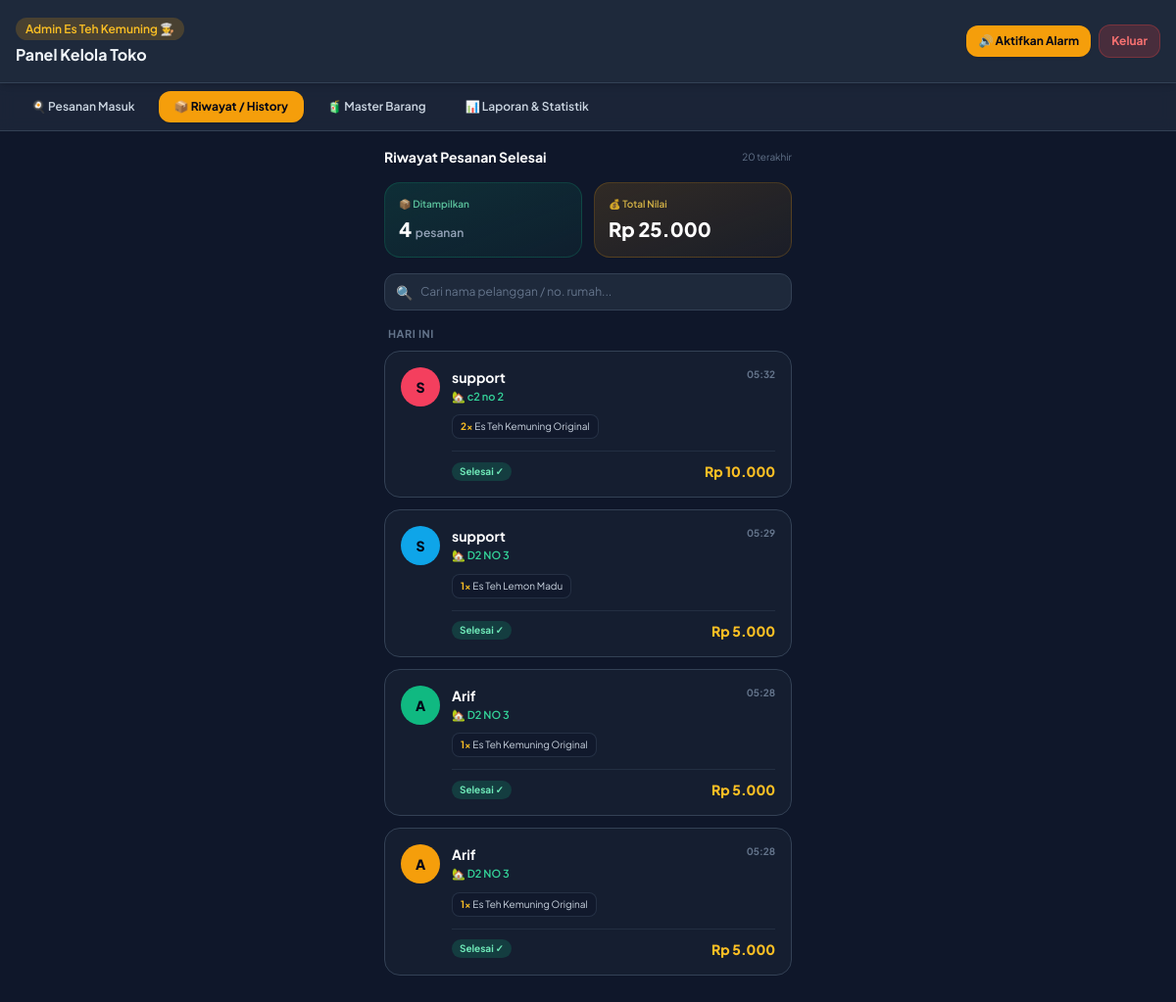
The page /admin.php?tab=history (signed in) on the database its author committed.
### tables this page shows
CREATE TABLE pesanan (
    id INTEGER PRIMARY KEY AUTOINCREMENT,
    nama_pembeli TEXT,
    no_rumah TEXT,
    no_hp TEXT,
    total INTEGER,
    status TEXT DEFAULT 'Pending',
    waktu DATETIME DEFAULT CURRENT_TIMESTAMP
, catatan TEXT);

CREATE TABLE detail_pesanan (
    id INTEGER PRIMARY KEY AUTOINCREMENT,
    pesanan_id INTEGER,
    nama_menu TEXT,
    jumlah INTEGER,
    subtotal INTEGER
);

### admin.php (the view, shortened to what this page needs)
<?php
include 'koneksi.php';
$tab = isset($_GET['tab']) ? $_GET['tab'] : 'pesanan';
?>
<!DOCTYPE html>
<html lang="id">
<head>
    <script src="https://cdn.tailwindcss.com"></script>
</head>
<body class="bg-slate-900 text-slate-100 pb-24">
    <header class="bg-slate-800 p-4 border-b border-slate-700 sticky top-0 z-20 flex justify-between items-center shadow-md">
        <div>
            <span class="text-xs bg-amber-500/20 text-amber-400 px-2.5 py-1 rounded-full font-semibold">Admin Es Teh Kemuning 👨‍🍳</span>
            <h1 class="text-base font-bold mt-1">Panel Kelola Toko</h1>
        </div>
        <div class="flex items-center gap-2">
            <button onclick="aktifkanAudio()" id="btn-audio" class="bg-amber-500 hover:bg-amber-600 text-slate-950 text-xs font-bold px-3 py-2 rounded-xl shadow transition animate-bounce cursor-pointer">
                🔊 Aktifkan Alarm
            </button>
            <a href="logout.php" onclick="sessionStorage.clear()" class="bg-red-500/20 text-red-400 border border-red-500/30 text-xs font-bold px-3 py-2 rounded-xl">Keluar</a>
        </div>
    </header>
    <nav class="bg-slate-800/80 backdrop-blur px-4 py-2 border-b border-slate-700 flex gap-2 overflow-x-auto text-xs font-semibold">
        <a href="admin.php?tab=pesanan" class="px-4 py-2 rounded-xl whitespace-nowrap transition <?= $tab=='pesanan' ? 'bg-amber-500 text-slate-950 font-bold shadow' : 'text-slate-300 hover:bg-slate-700' ?>">🍳 Pesanan Masuk</a>
        <a href="admin.php?tab=history" class="px-4 py-2 rounded-xl whitespace-nowrap transition <?= $tab=='history' ? 'bg-amber-500 text-slate-950 font-bold shadow' : 'text-slate-300 hover:bg-slate-700' ?>">📦 Riwayat / History</a>
        <a href="admin.php?tab=produk" class="px-4 py-2 rounded-xl whitespace-nowrap transition <?= $tab=='produk' ? 'bg-amber-500 text-slate-950 font-bold shadow' : 'text-slate-300 hover:bg-slate-700' ?>">🧃 Master Barang</a>
        <a href="admin.php?tab=laporan" class="px-4 py-2 rounded-xl whitespace-nowrap transition <?= $tab=='laporan' ? 'bg-amber-500 text-slate-950 font-bold shadow' : 'text-slate-300 hover:bg-slate-700' ?>">📊 Laporan & Statistik</a>
    </nav>
    <main class="p-4 max-w-md mx-auto">
        <?php if ($tab == 'pesanan'): ?>
            <div class="space-y-4" id="list-pesanan">
            </div>
        <?php elseif ($tab == 'history'): ?>
            <div class="space-y-4">
                <div class="flex items-center justify-between mb-1">
                    <h2 class="text-sm font-bold text-white">Riwayat Pesanan Selesai</h2>
                    <span class="text-[10px] text-slate-500">20 terakhir</span>
                </div>
                <?php
                $selesaiList = [];
                if (!isset($pdo) || !($pdo instanceof PDO)) {
                    echo '<div class="bg-red-500/10 border border-red-500/30 text-red-300 text-xs p-3 rounded-xl mb-3">Koneksi database ($pdo) tidak tersedia.</div>';
                } else {
                    try {
                        $stmt = $pdo->query("SELECT * FROM pesanan WHERE status = 'Selesai' ORDER BY id DESC LIMIT 20");
                        $selesaiList = $stmt->fetchAll(PDO::FETCH_ASSOC);
                    } catch (\Throwable $e) {
                        echo '<div class="bg-red-500/10 border border-red-500/30 text-red-300 text-xs p-3 rounded-xl mb-3">Gagal mengambil data riwayat: ' . htmlspecialchars($e->getMessage()) . '</div>';
                    }
                }
                function labelTanggalHistory($waktu) {
                    $ts = strtotime($waktu);
                    $tglData = date('Y-m-d', $ts);
                    if ($tglData === date('Y-m-d')) return 'Hari Ini';
                    $hari = ['Minggu', 'Senin', 'Selasa', 'Rabu', 'Kamis', 'Jumat', 'Sabtu'];
                    $bulan = ['', 'Jan', 'Feb', 'Mar', 'Apr', 'Mei', 'Jun', 'Jul', 'Agu', 'Sep', 'Okt', 'Nov', 'Des'];
                    return $hari[date('w', $ts)] . ', ' . date('j', $ts) . ' ' . $bulan[(int) date('n', $ts)] . ' ' . date('Y', $ts);
                }
                $warnaAvatar = ['bg-amber-500', 'bg-emerald-500', 'bg-sky-500', 'bg-rose-500', 'bg-violet-500', 'bg-teal-500'];
                if (empty($selesaiList)) {
                    echo '<div class="text-center py-20 text-slate-500"><p class="text-4xl mb-3">📦</p><p class="font-semibold text-slate-400">Belum ada riwayat pesanan selesai</p><p class="text-xs mt-1">Pesanan yang sudah diselesaikan akan muncul di sini.</p></div>';
                } else {
                    $grouped = [];
                    foreach ($selesaiList as $p) {
                        $grouped[labelTanggalHistory($p['waktu'] ?? null)][] = $p;
                    }
                    ?>
                    <div class="grid grid-cols-2 gap-3">
                        <div class="bg-gradient-to-br from-emerald-500/15 to-emerald-500/5 border border-emerald-500/20 p-3.5 rounded-2xl">
                            <p class="text-[10px] text-emerald-300/80 font-semibold">📦 Ditampilkan</p>
                            <p class="text-xl font-extrabold text-white mt-1"><?= count($selesaiList) ?> <span class="text-xs font-semibold text-slate-400">pesanan</span></p>
                        </div>
                        <div class="bg-gradient-to-br from-amber-500/15 to-amber-500/5 border border-amber-500/20 p-3.5 rounded-2xl">
                            <p class="text-[10px] text-amber-300/80 font-semibold">💰 Total Nilai</p>
                            <p class="text-xl font-extrabold text-white mt-1">Rp <?= number_format(array_sum(array_column($selesaiList, 'total')), 0, ',', '.') ?></p>
                        </div>
                    </div>
                    <div class="relative">
                        <span class="absolute left-3 top-1/2 -translate-y-1/2 text-slate-500 text-sm pointer-events-none">🔍</span>
                        <input type="text" id="cariHistory" oninput="filterHistory()" placeholder="Cari nama pelanggan / no. rumah..." class="w-full bg-slate-800 border border-slate-700 rounded-xl pl-9 pr-3 py-2.5 text-xs text-white placeholder-slate-500 focus:outline-none focus:border-amber-500 transition">
                    </div>
                    <div id="wadah-history" class="space-y-5">
                        <?php foreach ($grouped as $labelGrup => $itemGrup): ?>
                            <div data-grup>
                                <p class="text-[11px] font-bold text-slate-500 uppercase tracking-wider mb-2 px-1"><?= htmlspecialchars($labelGrup) ?></p>
                                <div class="space-y-3">
                                    <?php foreach ($itemGrup as $p):
                                        $details = [];
                                        try {
                                            $detailStmt = $pdo->prepare("SELECT * FROM detail_pesanan WHERE pesanan_id = ?");
                                            $detailStmt->execute([$p['id']]);
                                            $details = $detailStmt->fetchAll(PDO::FETCH_ASSOC);
                                        } catch (\Throwable $e) {}
                                        $inisial = strtoupper(substr(trim($p['nama_pembeli'] ?? '?'), 0, 1) ?: '?');
                                        $warna = $warnaAvatar[($p['id'] ?? 0) % count($warnaAvatar)];
                                        $namaCari = strtolower(($p['nama_pembeli'] ?? '') . ' ' . ($p['no_rumah'] ?? ''));
                                    ?>
                                    <div class="kartu-history border border-slate-700 bg-slate-800/40 hover:bg-slate-800/70 hover:border-slate-600 p-4 rounded-2xl transition-all" data-nama="<?= htmlspecialchars($namaCari) ?>">
                                        <div class="flex items-start gap-3">
                                            <div class="w-10 h-10 rounded-full <?= $warna ?> flex items-center justify-center font-extrabold text-slate-950 text-sm shrink-0">
                                                <?= htmlspecialchars($inisial) ?>
                                            </div>
                                            <div class="flex-1 min-w-0">
                                                <div class="flex justify-between items-start gap-2">
                                                    <div class="min-w-0">
                                                        <h3 class="font-bold text-sm text-white truncate"><?= htmlspecialchars($p['nama_pembeli'] ?? '-') ?></h3>
                                                        <p class="text-[11px] text-emerald-400 font-semibold mt-0.5 truncate">
                                                            🏡 <?= htmlspecialchars($p['no_rumah'] ?? '-') ?>
                                                        </p>
                                                    </div>
                                                    <span class="text-[10px] font-bold text-slate-500 shrink-0"><?= htmlspecialchars(date('H:i', strtotime($p['waktu'] ?? 'now'))) ?></span>
                                                </div>
                                                <div class="flex flex-wrap gap-1.5 mt-2.5">
                                                    <?php foreach ($details as $d): ?>
                                                        <span class="bg-slate-900/60 border border-slate-700/60 text-[10px] text-slate-300 px-2 py-1 rounded-lg">
                                                            <span class="text-amber-400 font-bold"><?= $d['jumlah'] ?? 0 ?>×</span> <?= htmlspecialchars($d['nama_menu'] ?? '-') ?>
                                                        </span>
                                                    <?php endforeach; ?>
                                                </div>
                                                <div class="flex justify-between items-center mt-3 pt-2.5 border-t border-slate-700/50">
                                                    <span class="text-[10px] font-bold px-2 py-0.5 rounded-full bg-emerald-500/20 text-emerald-300">Selesai ✓</span>
                                                    <span class="text-sm font-extrabold text-amber-400">Rp <?= number_format($p['total'] ?? 0, 0, ',', '.') ?></span>
                                                </div>
                                            </div>
                                        </div>
                                    </div>
                                    <?php endforeach; ?>
                                </div>
                            </div>
                        <?php endforeach; ?>
                    </div>
                <?php } ?>
            </div>
        <?php endif; ?>
    </main>
</body>
</html>

### admin.php (style rules this page uses)
body { font-family: 'Plus Jakarta Sans', sans-serif; }

### rows shown on the page
pesanan: nama_pembeli "S", nama_pembeli "support", no_rumah "c2 no 2", waktu "05:32", total "10.000"
detail_pesanan: jumlah "2", nama_menu "Es Teh Kemuning Original"
pesanan: nama_pembeli "S", nama_pembeli "support", no_rumah "D2 NO 3", waktu "05:29", total "5.000"
detail_pesanan: jumlah "1", nama_menu "Es Teh Lemon Madu"
pesanan: nama_pembeli "A", nama_pembeli "Arif", no_rumah "D2 NO 3", waktu "05:28", total "5.000"
detail_pesanan: jumlah "1", nama_menu "Es Teh Kemuning Original"
pesanan: nama_pembeli "A", nama_pembeli "Arif", no_rumah "D2 NO 3", waktu "05:28", total "5.000"
detail_pesanan: jumlah "1", nama_menu "Es Teh Kemuning Original"

### other values the page prints
count($selesaiList) "4"
array_sum(array_column($selesaiList, 'total')) "25.000"
$labelGrup "HARI INI"
